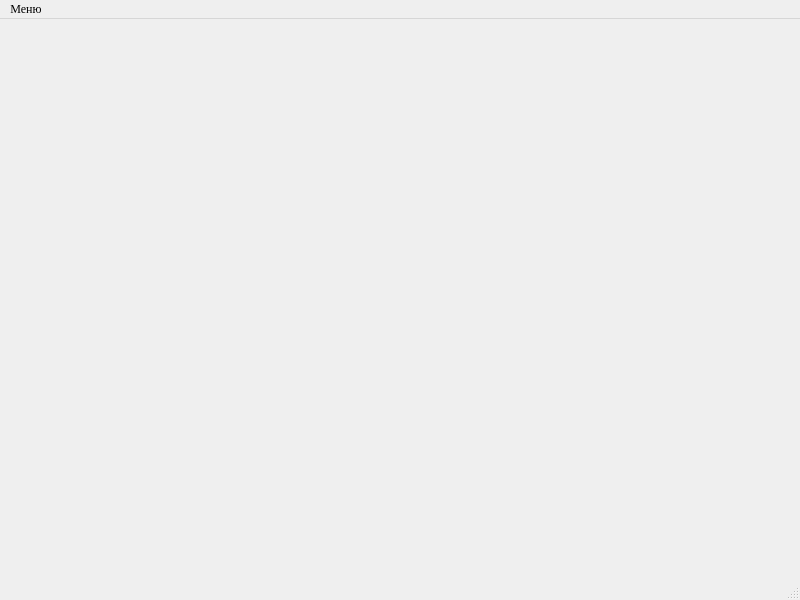
<?xml version="1.0" encoding="UTF-8"?>
<ui version="4.0">
 <class>MainWindow</class>
 <widget class="QMainWindow" name="MainWindow">
  <property name="enabled">
   <bool>true</bool>
  </property>
  <property name="geometry">
   <rect>
    <x>0</x>
    <y>0</y>
    <width>800</width>
    <height>600</height>
   </rect>
  </property>
  <property name="minimumSize">
   <size>
    <width>800</width>
    <height>600</height>
   </size>
  </property>
  <property name="maximumSize">
   <size>
    <width>800</width>
    <height>600</height>
   </size>
  </property>
  <property name="font">
   <font>
    <family>Times New Roman</family>
   </font>
  </property>
  <property name="windowTitle">
   <string>Карта</string>
  </property>
  <property name="windowIcon">
   <iconset resource="res.qrc">
    <normaloff>:/img/img/icon.ico</normaloff>:/img/img/icon.ico</iconset>
  </property>
  <property name="iconSize">
   <size>
    <width>30</width>
    <height>30</height>
   </size>
  </property>
  <widget class="QWidget" name="centralwidget">
   <widget class="MapWidget" name="map">
    <property name="geometry">
     <rect>
      <x>0</x>
      <y>0</y>
      <width>887</width>
      <height>912</height>
     </rect>
    </property>
    <property name="styleSheet">
     <string notr="true">font: 8pt &quot;Times New Roman&quot;;</string>
    </property>
    <property name="text">
     <string/>
    </property>
    <property name="pixmap">
     <pixmap resource="res.qrc">:/img/img/Maps_1.png</pixmap>
    </property>
    <property name="scaledContents">
     <bool>true</bool>
    </property>
   </widget>
  </widget>
  <widget class="QMenuBar" name="menubar">
   <property name="geometry">
    <rect>
     <x>0</x>
     <y>0</y>
     <width>800</width>
     <height>21</height>
    </rect>
   </property>
   <widget class="QMenu" name="menu">
    <property name="title">
     <string>Меню</string>
    </property>
    <addaction name="action"/>
    <addaction name="action_2"/>
    <addaction name="action_3"/>
    <addaction name="action_4"/>
    <addaction name="action_5"/>
   </widget>
   <addaction name="menu"/>
  </widget>
  <widget class="QStatusBar" name="statusBar"/>
  <action name="action">
   <property name="text">
    <string>Пошук маршруту
</string>
   </property>
  </action>
  <action name="action_2">
   <property name="text">
    <string>Пошук зупинки
</string>
   </property>
  </action>
  <action name="action_3">
   <property name="text">
    <string>Будування маршруту
</string>
   </property>
  </action>
  <action name="action_4">
   <property name="text">
    <string>Правила дорожнього руху
</string>
   </property>
  </action>
  <action name="action_5">
   <property name="text">
    <string>Розрахувати трафік</string>
   </property>
  </action>
 </widget>
 <customwidgets>
  <customwidget>
   <class>MapWidget</class>
   <extends>QLabel</extends>
   <header location="global">mapwidget.h</header>
  </customwidget>
 </customwidgets>
 <resources>
  <include location="res.qrc"/>
 </resources>
 <connections/>
</ui>
